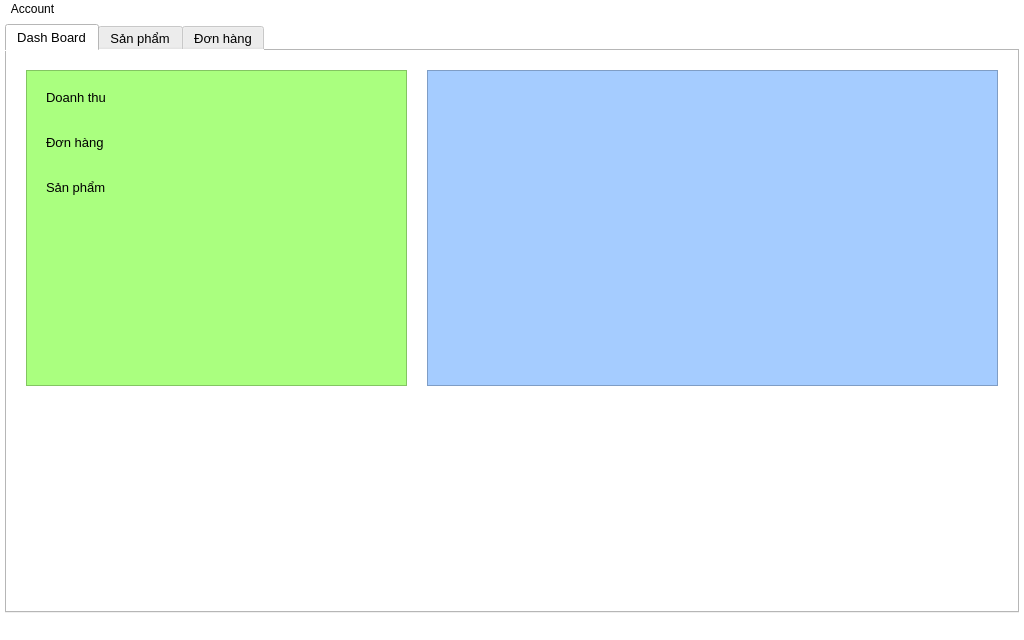
<?xml version="1.0" encoding="UTF-8"?>
<ui version="4.0">
 <class>HomeScreen</class>
 <widget class="QMainWindow" name="HomeScreen">
  <property name="geometry">
   <rect>
    <x>0</x>
    <y>0</y>
    <width>1024</width>
    <height>640</height>
   </rect>
  </property>
  <property name="windowTitle">
   <string>MainWindow</string>
  </property>
  <property name="styleSheet">
   <string notr="true">background-color: rgb(255, 255, 255);</string>
  </property>
  <widget class="QWidget" name="centralwidget">
   <layout class="QVBoxLayout" name="verticalLayout">
    <property name="spacing">
     <number>10</number>
    </property>
    <property name="leftMargin">
     <number>5</number>
    </property>
    <property name="topMargin">
     <number>5</number>
    </property>
    <property name="rightMargin">
     <number>5</number>
    </property>
    <property name="bottomMargin">
     <number>5</number>
    </property>
    <item>
     <widget class="QTabWidget" name="tabWidget">
      <property name="font">
       <font>
        <family>Arial</family>
        <pointsize>10</pointsize>
       </font>
      </property>
      <property name="tabPosition">
       <enum>QTabWidget::North</enum>
      </property>
      <property name="tabShape">
       <enum>QTabWidget::Rounded</enum>
      </property>
      <property name="currentIndex">
       <number>0</number>
      </property>
      <property name="documentMode">
       <bool>false</bool>
      </property>
      <property name="tabsClosable">
       <bool>false</bool>
      </property>
      <property name="movable">
       <bool>false</bool>
      </property>
      <property name="tabBarAutoHide">
       <bool>false</bool>
      </property>
      <widget class="QWidget" name="dash_board">
       <attribute name="title">
        <string>Dash Board</string>
       </attribute>
       <layout class="QVBoxLayout" name="verticalLayout_2">
        <item>
         <layout class="QHBoxLayout" name="horizontalLayout" stretch="2,3">
          <property name="spacing">
           <number>20</number>
          </property>
          <property name="leftMargin">
           <number>10</number>
          </property>
          <property name="topMargin">
           <number>10</number>
          </property>
          <property name="rightMargin">
           <number>10</number>
          </property>
          <property name="bottomMargin">
           <number>10</number>
          </property>
          <item>
           <widget class="QFrame" name="frame">
            <property name="minimumSize">
             <size>
              <width>50</width>
              <height>50</height>
             </size>
            </property>
            <property name="styleSheet">
             <string notr="true">background-color: rgb(170, 255, 127);</string>
            </property>
            <property name="frameShape">
             <enum>QFrame::StyledPanel</enum>
            </property>
            <property name="frameShadow">
             <enum>QFrame::Raised</enum>
            </property>
            <layout class="QVBoxLayout" name="verticalLayout_3">
             <item>
              <layout class="QFormLayout" name="formLayout">
               <property name="rowWrapPolicy">
                <enum>QFormLayout::WrapLongRows</enum>
               </property>
               <property name="horizontalSpacing">
                <number>10</number>
               </property>
               <property name="verticalSpacing">
                <number>30</number>
               </property>
               <property name="leftMargin">
                <number>10</number>
               </property>
               <property name="topMargin">
                <number>10</number>
               </property>
               <property name="rightMargin">
                <number>10</number>
               </property>
               <property name="bottomMargin">
                <number>10</number>
               </property>
               <item row="0" column="0">
                <widget class="QLabel" name="label">
                 <property name="font">
                  <font>
                   <family>Arial</family>
                   <pointsize>10</pointsize>
                  </font>
                 </property>
                 <property name="text">
                  <string>Doanh thu</string>
                 </property>
                </widget>
               </item>
               <item row="0" column="1">
                <widget class="QLabel" name="reve_ct">
                 <property name="font">
                  <font>
                   <family>Arial</family>
                   <pointsize>10</pointsize>
                  </font>
                 </property>
                 <property name="text">
                  <string/>
                 </property>
                </widget>
               </item>
               <item row="1" column="0">
                <widget class="QLabel" name="label_3">
                 <property name="font">
                  <font>
                   <family>Arial</family>
                   <pointsize>10</pointsize>
                  </font>
                 </property>
                 <property name="text">
                  <string>Đơn hàng</string>
                 </property>
                </widget>
               </item>
               <item row="1" column="1">
                <widget class="QLabel" name="invoic_ct">
                 <property name="font">
                  <font>
                   <family>Arial</family>
                   <pointsize>10</pointsize>
                  </font>
                 </property>
                 <property name="text">
                  <string/>
                 </property>
                </widget>
               </item>
               <item row="2" column="0">
                <widget class="QLabel" name="label_5">
                 <property name="font">
                  <font>
                   <family>Arial</family>
                   <pointsize>10</pointsize>
                  </font>
                 </property>
                 <property name="text">
                  <string>Sản phẩm</string>
                 </property>
                </widget>
               </item>
               <item row="2" column="1">
                <widget class="QLabel" name="prod_ct">
                 <property name="font">
                  <font>
                   <family>Arial</family>
                   <pointsize>10</pointsize>
                  </font>
                 </property>
                 <property name="text">
                  <string/>
                 </property>
                </widget>
               </item>
              </layout>
             </item>
            </layout>
           </widget>
          </item>
          <item>
           <widget class="QFrame" name="revenue_chart">
            <property name="minimumSize">
             <size>
              <width>50</width>
              <height>50</height>
             </size>
            </property>
            <property name="styleSheet">
             <string notr="true">background-color: rgb(165, 204, 255);</string>
            </property>
            <property name="frameShape">
             <enum>QFrame::StyledPanel</enum>
            </property>
            <property name="frameShadow">
             <enum>QFrame::Raised</enum>
            </property>
           </widget>
          </item>
         </layout>
        </item>
        <item>
         <widget class="QWidget" name="widget" native="true">
          <property name="maximumSize">
           <size>
            <width>16777215</width>
            <height>200</height>
           </size>
          </property>
         </widget>
        </item>
       </layout>
      </widget>
      <widget class="QWidget" name="product">
       <attribute name="title">
        <string>Sản phẩm</string>
       </attribute>
       <layout class="QHBoxLayout" name="product_horizontalLayout"/>
      </widget>
      <widget class="QWidget" name="invoice">
       <attribute name="title">
        <string>Đơn hàng</string>
       </attribute>
       <layout class="QHBoxLayout" name="horizontalLayout_2"/>
      </widget>
     </widget>
    </item>
   </layout>
  </widget>
  <widget class="QMenuBar" name="menubar">
   <property name="geometry">
    <rect>
     <x>0</x>
     <y>0</y>
     <width>1024</width>
     <height>26</height>
    </rect>
   </property>
   <widget class="QMenu" name="menuAccount">
    <property name="title">
     <string>Account</string>
    </property>
    <addaction name="actionLogout"/>
   </widget>
   <addaction name="menuAccount"/>
  </widget>
  <widget class="QStatusBar" name="statusbar"/>
  <action name="actionLogout">
   <property name="text">
    <string>Logout</string>
   </property>
  </action>
 </widget>
 <resources/>
 <connections/>
</ui>
